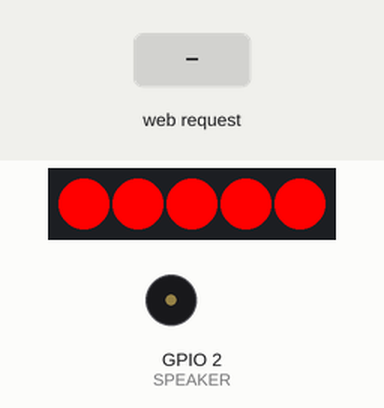
Recording of a sketch running on a simulated ESP32. On the bench: 5 RGB LEDs in strip order, left to right, buzzer (waves = sounding). Inputs (shaded band) come from the test bench. WiFi joins after 1.5 s; servers stay silent unless stated; what the sketch prints to the serial monitor is not drawn.

Above: at 2.7 s.
2.8 s: HTTP request GET /25/on received
At 3.2 s:
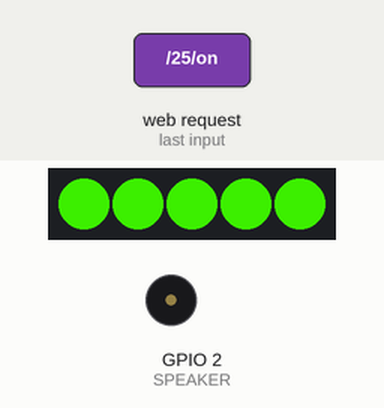
4.3 s: HTTP request GET /16/on received
At 6.1 s:
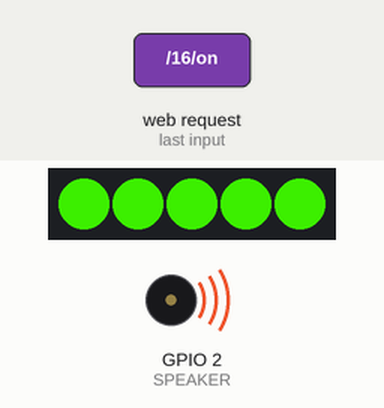
Timing chart, 0 to 23.6 s (numbered marks = the images above; inputs shaded):
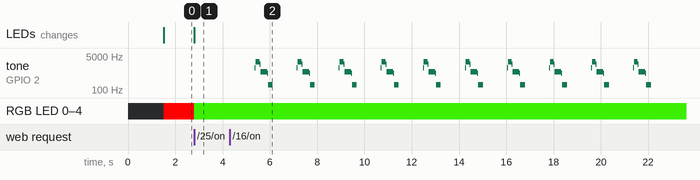

Measured:
- after the input at 2.8 s, RGB LED 0–4: RGB(255, 0, 0) → RGB(51, 204, 0) at once; the LEDs: change at once (image 1)
- after the input at 4.3 s, tone on GPIO 2 (SPEAKER): silent → 1281 Hz after 1.1 s, then repeats every 1.8 s: 2525 Hz 0.16 s, 1894 Hz 0.04 s, 840 Hz 0.28 s, 678 Hz 0.04 s, 185 Hz 0.20 s, silent 1.0 s, 1281 Hz 0.04 s

The sketch:

combined_arduino_tinkercode.ino
```cpp
#include <Adafruit_NeoPixel.h>
#include <WiFi.h>

// WiFi credentials
const char* ssid = "ASUS 1986";
const char* password = "0560g4Q[";

// NeoPixel configuration
Adafruit_NeoPixel pixels = Adafruit_NeoPixel(5, 4, NEO_GRB + NEO_KHZ800);

// Pin assignments
#define SPEAKER 2

// Web server configuration
WiFiServer server(80);
String header;
unsigned long currentTime = millis();
unsigned long previousTime = 0;
const long timeoutTime = 2000;

// Set your Static IP address
IPAddress local_IP(192, 168, 137, 2);
// Set your Gateway IP address
IPAddress gateway(192, 168, 1, 1);

IPAddress subnet(255, 255, 255, 0);
IPAddress primaryDNS(8, 8, 8, 8);   //optional
IPAddress secondaryDNS(8, 8, 4, 4); //optional

// Function declarations
void chirp();
void meow();
void meow2();
void mew();
void ruff();
void arf();

void setup() {
  Serial.begin(9600);
  pinMode(SPEAKER, OUTPUT);
  //pinMode(output25, OUTPUT);
  pixels.begin();

    // Configures static IP address
  if (!WiFi.config(local_IP, gateway, subnet, primaryDNS, secondaryDNS)) {
    Serial.println("STA Failed to configure");
  }

  //connect to wifi
  WiFi.begin(ssid, password);
  while (WiFi.status() != WL_CONNECTED) {
    delay(500);
    Serial.print(".");
  }
  Serial.println("");
  Serial.println("WiFi connected.");
  Serial.println("IP address: ");
  Serial.println(WiFi.localIP());
  server.begin();

  getLedOff();
}

void loop() {
  // Control NeoPixel LEDs
//  pixels.setPixelColor(0, 0x33cc00);
//  pixels.setPixelColor(1, 0x33cc00);
//  pixels.setPixelColor(2, 0x33cc00);
//  pixels.setPixelColor(3, 0xff0000);
//  pixels.setPixelColor(4, 0xff0000);
//  pixels.show();
//  pixels.show();

  // Play sound
 // meow();

  // Handle incoming client requests
  WiFiClient client = server.available();

  if (client) {
    currentTime = millis();
    previousTime = currentTime;
    Serial.println("New Client.");
    String currentLine = "";
    while (client.connected() && currentTime - previousTime <= timeoutTime) {
      currentTime = millis();
      if (client.available()) {
        char c = client.read();
        Serial.write(c);
        header += c;
        if (c == '\n') {
          if (currentLine.length() == 0) {
            // Prepare and send HTTP response
            client.println("HTTP/1.1 200 OK");
            client.println("Content-type:text/html");
            client.println("Connection: close");
            client.println();

            // Process specific requests

            // Process specific requests
            if (header.indexOf("GET /16/on") >= 0) {
              Serial.println("GPIO 16 on");
              meow();
              Serial.println("meow");
              client.println("<h2>meow meow</h2>");
            }

             if (header.indexOf("GET /25/on") >= 0) {
              Serial.println("GPIO 25 on");
              //digitalWrite(output25, HIGH);
              getLedOn();
              Serial.println("Seat 01 booked");
              client.println("<h2>Seat 01 booked</h2>");
            }

            // Send HTML web page
            client.println("<!DOCTYPE html><html>");
            client.println("<head><meta name=\"viewport\" content=\"width=device-width, initial-scale=1\">");
            client.println("<link rel=\"icon\" href=\"data:,\">");
            client.println("<style>html { font-family: Helvetica; display: inline-block; margin: 0px auto; text-align: center;}");
            client.println(".button { background-color: #4CAF50; border: none; color: white; padding: 16px 40px;");
            client.println("text-decoration: none; font-size: 30px; margin: 2px; cursor: pointer;}</style></head>");

            client.println("<body><h1>ESP32 Web Server</h1>");
            client.println("<p><a href=\"/16/on\"><button class=\"button\">Book Seat 25</button></a></p>");
            client.println("</body></html>");
            client.println();
            break;
          } else {
            currentLine = "";
          }
        } else if (c != '\r') {
          currentLine += c;
        }
      }
    }
    header = "";
    client.stop();
    Serial.println("Client disconnected.");
    Serial.println("");
  }
}

// Sound generation functions
void chirp() {
  for (uint8_t i = 200; i > 180; i--)
    playTone(i, 9);
}

void meow() {
  uint16_t i;
  uint16_t j;

  for (j=0;j<10;j++){
      delay(1000);
      playTone(5100, 40);
      playTone(194, 200);
        for (i = 590; i < 622; i += 4)
        playTone(i, 40);
        playTone(2700, 200);
  }
}

void meow2() {
  uint16_t i;
  playTone(5100, 1100);
  playTone(394, 3400);
  delay(600);
  for (i = 330; i < 360; i += 2)
    playTone(i, 200);
  playTone(5100, 800);
}

void mew() {
  uint16_t i;
  playTone(5100, 55);
  playTone(394, 130);
  playTone(384, 35);
  playTone(5100, 40);
}

void ruff() {
  uint16_t i;
  for (i = 890; i < 910; i += 2)
    playTone(i, 3);
  playTone(1664, 150);
  playTone(12200, 70);
}

void arf() {
  uint16_t i;
  playTone(890, 25);
  for (i = 890; i < 910; i += 2)
    playTone(i, 5);
  playTone(4545, 80);
  playTone(12200, 70);
}

void playTone(uint16_t tone1, uint16_t duration) {
  if (tone1 < 50 || tone1 > 15000) return;
  for (long i = 0; i < duration * 1000L; i += tone1 * 2) {
    digitalWrite(SPEAKER, HIGH);
    delayMicroseconds(tone1);
    digitalWrite(SPEAKER, LOW);
    delayMicroseconds(tone1);
  }
}

void getLedOn(){
  pixels.setPixelColor(0, 0x33cc00);
  pixels.setPixelColor(1, 0x33cc00);
  pixels.setPixelColor(2, 0x33cc00);
  pixels.setPixelColor(3, 0x33cc00);
  pixels.setPixelColor(4, 0x33cc00);
  pixels.show();
  pixels.show();

}


void getLedOff(){
  pixels.setPixelColor(0, 0xff0000);
  pixels.setPixelColor(1, 0xff0000);
  pixels.setPixelColor(2, 0xff0000);
  pixels.setPixelColor(3, 0xff0000);
  pixels.setPixelColor(4, 0xff0000);
  pixels.show();
  pixels.show();

}
```
